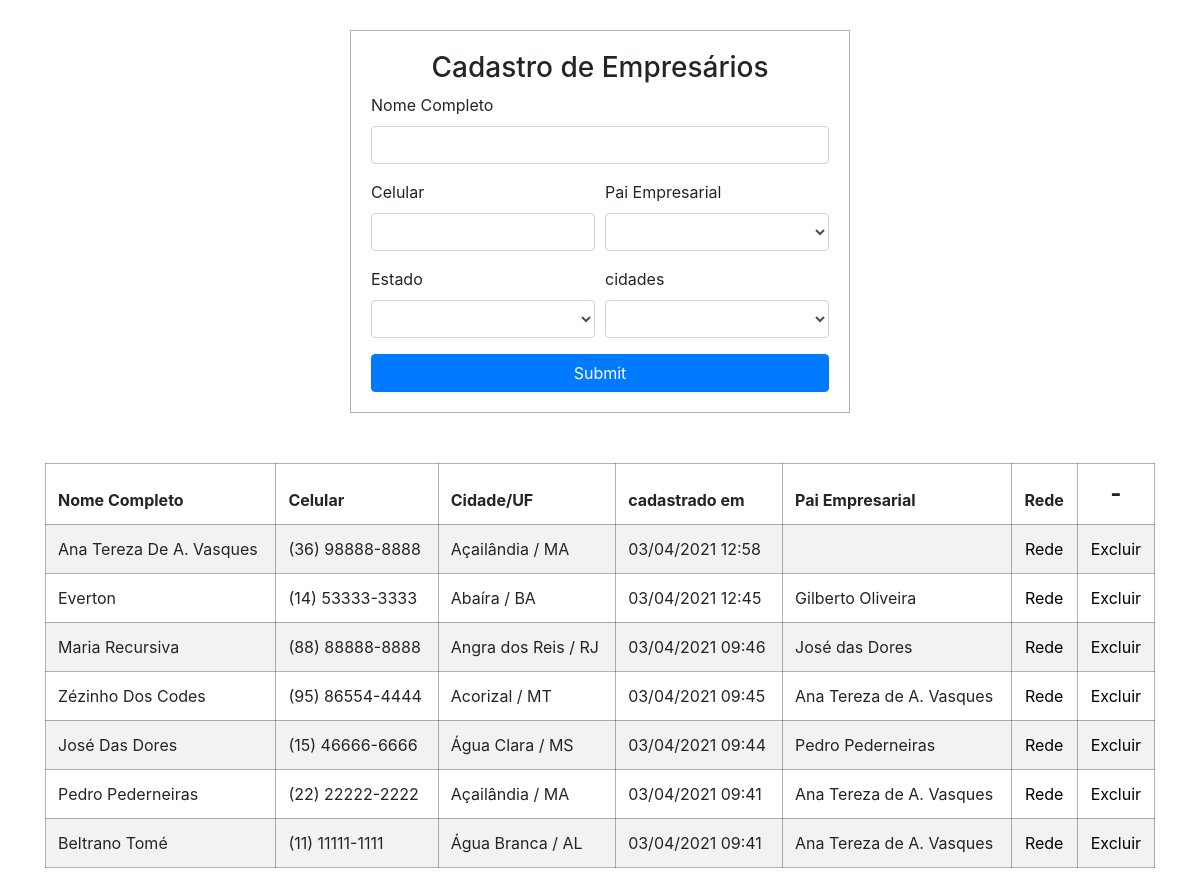
The page / on the database its author committed.
### tables this page shows
CREATE TABLE `user_information` (
  `id_user` int(11) NOT NULL,
  `full_name` varchar(50) NOT NULL,
  `cell` varchar(15) NOT NULL,
  `state` varchar(2) NOT NULL,
  `city` varchar(30) NOT NULL,
  `joined_on` datetime NOT NULL,
  `business_father` int(11) NOT NULL
);

CREATE TABLE `business_father` (
  `id_business_father` int(11) NOT NULL,
  `name` varchar(50) NOT NULL
);

### classes/Crud_business_father.class.php (called while the page is built, shortened)
<?php
    class business_father{
        public function select_business_father() {
            $pdo = connection();
            $select = $pdo->query("SELECT * FROM business_father");
            $result = $select->fetchAll(PDO::FETCH_ASSOC);
            return $result;
        }
    }
?>

### classes/Crud_user_information.class.php (called while the page is built, shortened)
<?php
    class user_information{
        public function select_user_information() {
            $pdo = connection();
            $select = $pdo->query("SELECT * FROM user_information INNER JOIN business_father
                ON id_business_father = business_father ORDER BY id_user DESC");
            $result = $select->fetchAll(PDO::FETCH_ASSOC);
            return $result;
        }
    }
?>

### index.php (the view, shortened to what this page needs)
<?php
    require_once "./classes/Crud_business_father.class.php";
    require_once "./classes/Crud_user_information.class.php";
    $business_father = new business_father();
    $user_information = new user_information();
?>
<!DOCTYPE html>
<html lang="pt-br">
<head>
    <link rel="stylesheet" href="css/styles.css">
    <link rel="stylesheet" href="https://maxcdn.bootstrapcdn.com/bootstrap/4.0.0/css/bootstrap.min.css">
</head>
<body>
    <div class="container">
        <?php
        $select_business = $business_father->select_business_father();
            ?>
        <form method="POST" class="form-register">
            <h3 class="text-center">Cadastro de Empresários</h3>
            <div class="form-row">
                <div class="form-group col-md">
                    <label for="full-name">Nome Completo</label>
                    <input type="text" class="form-control full-name" name="full-name" id="full-name" required>
                </div>
            </div>
            <div class="form-row">
                <div class="form-group col-md-6">
                    <label for="cell">Celular</label>
                    <input type="text" class="form-control cell" name="cell" id="cell"  maxlength="15" onkeypress="mask(this)" required>
                </div>
                <div class="form-group col-md-6">
                    <label for="business-father"> Pai Empresarial</label>
                    <select id="business-father" class="form-control" name="business-father">
                        <?php
                            foreach ($select_business as $value){
                        ?>
                                <option value="<?php echo $value['id_business_father']?>">
                                </option>
                        <?php
                            }
                        ?>
                    </select>
                </div>
                <div class="form-group col-md-6">
                    <label for="state">Estado</label>
                    <select id="state" class="form-control state" name="state" required onchange="buscaCidades(this.value)">
                        <option value=""></option>
                    </select>
                </div>
                <div class="form-group col-md-6">
                    <label for="city">cidades</label>
                    <select id="city" class="form-control" name="city">
                        <option value=""></option>
                    </select>
                </div>
            </div>
            <input type="submit" class="btn btn-primary register-btn">
        </form>
        <div class="table_info">
            <table id="example" class="table table-striped">
                <thead>
                    <tr id="title-register">
                        <th>Nome Completo</th>
                        <th>Celular</th>
                        <th>Cidade/UF</th>
                        <th>cadastrado em</th>
                        <th>Pai Empresarial</th>
                        <th>Rede</th>
                        <th>-</th>
                    </tr>
                </thead>
                <tbody>
                    <?php
                        $dados = $user_information->select_user_information();
                        foreach ($dados as $value){
                            $date = $value['joined_on'];
                            $result = date('d/m/Y H:i', strtotime($date));
                    ?>
                        <tr id="value-register">
                    <?php
                            echo "<td>".$value['full_name']."</td>";
                            echo "<td>".$value['cell']."</td>";
                            echo "<td>".$value['city']." / ".$value['state']."</td>";
                            echo "<td>".$result."</td>";
                            echo "<td>".$value['name']."</td>";
                    ?>
                            <td>
                                <a href="?id_view=<?php echo $value['business_father'];?>" id="to-edit">Rede</a>
                            </td>
                            <td>
                                <a href="?id_delete=<?php echo $value['id_user'];?>" id="delete">Excluir</a>
                            </td>
                        </tr>
                    <?php
                        }
                    ?>
                </tbody>
            </table>
        </div>
                    </div>
</body>
</html>

### css/styles.css (style rules this page uses)
* { margin: 0; padding: 0; box-sizing: border-box; }
.form-register { width: 500px; padding: 20px; margin: 0 auto; border: 1px solid rgba(0, 0, 0, 0.3); margin-top: 1.9rem; }
.table_info { margin-top: 50px; }
.form-group label, input, select { display: block; outline: none; line-height: 25px; width: 100%; }
#title-register > th { border: 1px solid rgba(0, 0, 0, 0.3); }
#title-register > th:nth-child(n + 6) { text-align: center; font-size: 1rem; }
#title-register > th:nth-child(7) { font-size: 1.5rem; }
#value-register > td { border: 1px solid rgba(0, 0, 0, 0.3); }
#value-register > td:nth-child(n + 6) { text-align: center; }
#delete { color: #000; }
#to-edit { color: #000; }

### rows shown on the page
user_information: full_name "Ana Tereza De A. Vasques", cell "(36) 98888-8888", city "Açailândia", state "MA", joined_on "03/04/2021 12:58"
user_information: full_name "Everton", cell "(14) 53333-3333", city "Abaíra", state "BA", joined_on "03/04/2021 12:45", business_father.name "Gilberto Oliveira"
user_information: full_name "Maria Recursiva", cell "(88) 88888-8888", city "Angra dos Reis", state "RJ", joined_on "03/04/2021 09:46", business_father.name "José das Dores"
user_information: full_name "Zézinho Dos Codes", cell "(95) 86554-4444", city "Acorizal", state "MT", joined_on "03/04/2021 09:45", business_father.name "Ana Tereza de A. Vasques"
user_information: full_name "José Das Dores", cell "(15) 46666-6666", city "Água Clara", state "MS", joined_on "03/04/2021 09:44", business_father.name "Pedro Pederneiras"
user_information: full_name "Pedro Pederneiras", cell "(22) 22222-2222", city "Açailândia", state "MA", joined_on "03/04/2021 09:41", business_father.name "Ana Tereza de A. Vasques"
user_information: full_name "Beltrano Tomé", cell "(11) 11111-1111", city "Água Branca", state "AL", joined_on "03/04/2021 09:41", business_father.name "Ana Tereza de A. Vasques"
